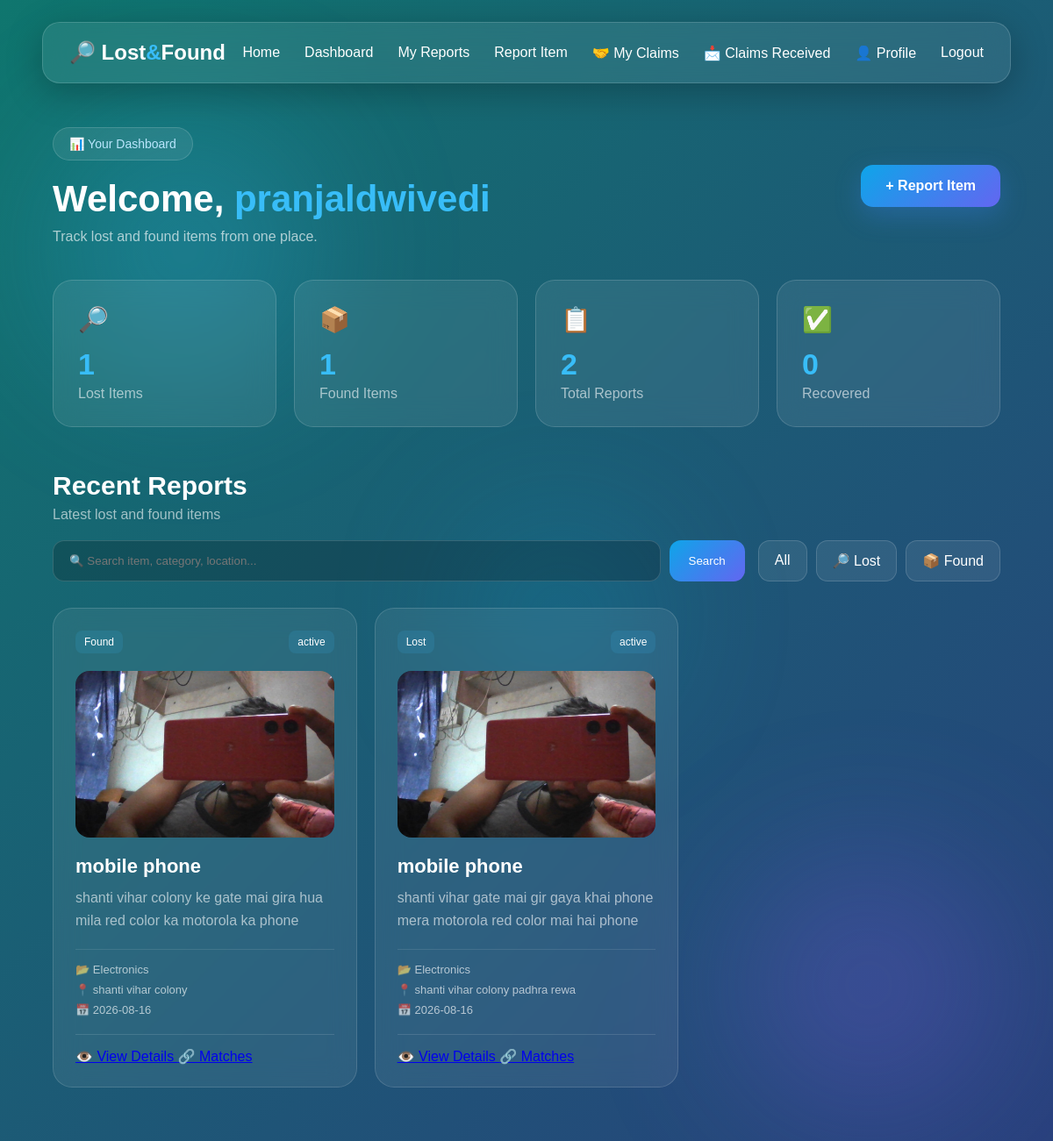
/dashboard (signed in), run on the app's committed database.
### tables this page shows
CREATE TABLE items (

            id INTEGER PRIMARY KEY AUTOINCREMENT,

            user_id INTEGER NOT NULL,

            item_type TEXT NOT NULL,

            item_name TEXT NOT NULL,

            category TEXT NOT NULL,

            description TEXT,

            location TEXT NOT NULL,

            item_date TEXT NOT NULL,

            image TEXT,

            status TEXT DEFAULT 'active',

            created_at TIMESTAMP
            DEFAULT CURRENT_TIMESTAMP, contact_info TEXT,

            FOREIGN KEY (user_id)
            REFERENCES users(id)
        );

### app.py (the view, shortened to what this page needs)
@app.route("/dashboard")
def dashboard():
    if "user_id" not in session:
        return redirect(
            url_for("login")
        )
    search = request.args.get(
        "search",
        ""
    ).strip()
    item_type = request.args.get(
        "type",
        ""
    ).strip()
    connection = get_db_connection()
    lost_count = connection.execute(
        """
        SELECT COUNT(*)
        FROM items
        WHERE item_type = 'Lost'
        """
    ).fetchone()[0]
    found_count = connection.execute(
        """
        SELECT COUNT(*)
        FROM items
        WHERE item_type = 'Found'
        """
    ).fetchone()[0]
    total_count = connection.execute(
        """
        SELECT COUNT(*)
        FROM items
        """
    ).fetchone()[0]
    recovered_count = connection.execute(
        """
        SELECT COUNT(*)
        FROM items
        WHERE status = 'recovered'
        """
    ).fetchone()[0]
    query = """
        SELECT *
        FROM items
        WHERE 1=1
    """
    params = []
    if item_type in ["Lost", "Found"]:
        query += """
            AND item_type = ?
        """
        params.append(item_type)
    query += """
        ORDER BY id DESC
        LIMIT 50
    """
    items = connection.execute(
        query,
        params
    ).fetchall()
    connection.close()
    return render_template(
        "dashboard.html",
        lost_count=lost_count,
        found_count=found_count,
        total_count=total_count,
        recovered_count=recovered_count,
        items=items,
        search=search
    )

### database.py (called while the page is built)
def get_db_connection():
    connection = sqlite3.connect("lost_found.db")
    connection.row_factory = sqlite3.Row
    return connection

### templates/dashboard.html (shortened to what this page needs)
<!DOCTYPE html>
<html lang="en">
<head>
    <link rel="stylesheet" href="{{ url_for('static', filename='css/style.css') }}">
</head>
<body>
    <div class="glow glow-one"></div>
    <div class="glow glow-two"></div>
    <div class="glow glow-three"></div>
    <nav class="navbar">
        <div class="logo">
            🔎 Lost<span>&</span>Found
        </div>
        <div class="nav-links">
            <a href="{{ url_for('home') }}">
                Home
            </a>
            <a href="{{ url_for('dashboard') }}">
                Dashboard
            </a>
            <a href="{{ url_for('my_reports') }}">
                My Reports
            </a>
            <a href="{{ url_for('report') }}">
                Report Item
            </a>
            <a href="{{ url_for('my_claims') }}">
                🤝 My Claims
            </a>
            <a href="{{ url_for('claims') }}">
                📩 Claims Received
            </a>
            <a href="{{ url_for('profile') }}">
                👤 Profile
            </a>
            <a href="{{ url_for('logout') }}">
                Logout
            </a>
        </div>
    </nav>
    <main class="dashboard">
        <div class="dashboard-header">
            <div>
                <div class="badge">
                    📊 Your Dashboard
                </div>
                <h1>
                    Welcome,
                    <span>{{ session["user_name"] }}</span>
                </h1>
                <p>
                    Track lost and found items from one place.
                </p>
            </div>
            <a href="{{ url_for('report') }}" class="primary-btn">
                + Report Item
            </a>
        </div>
        <section class="dashboard-stats">
            <div class="dashboard-card">
                <div class="dashboard-icon">
                    🔎
                </div>
                <h2>
                    {{ lost_count }}
                </h2>
                <p>
                    Lost Items
                </p>
            </div>
            <div class="dashboard-card">
                <div class="dashboard-icon">
                    📦
                </div>
                <h2>
                    {{ found_count }}
                </h2>
                <p>
                    Found Items
                </p>
            </div>
            <div class="dashboard-card">
                <div class="dashboard-icon">
                    📋
                </div>
                <h2>
                    {{ total_count }}
                </h2>
                <p>
                    Total Reports
                </p>
            </div>
            <div class="dashboard-card">
                <div class="dashboard-icon">
                    ✅
                </div>
                <h2>
                    {{ recovered_count }}
                </h2>
                <p>
                    Recovered
                </p>
            </div>
        </section>
        <section class="recent-section">
            <div class="section-title">
                <div>
                    <h2>
                        Recent Reports
                    </h2>
                    <p>
                        Latest lost and found items
                    </p>
                </div>
            </div>
            <div class="dashboard-filters">
                <form method="GET" action="{{ url_for('dashboard') }}" class="search-box">
                    <input type="text" name="search" value="{{ search }}"
                        placeholder="🔍 Search item, category, location...">
                    <button type="submit">
                        Search
                    </button>
                </form>
                <div class="filter-buttons">
                    <a href="{{ url_for('dashboard') }}" class="filter-btn">
                        All
                    </a>
                    <a href="{{ url_for('dashboard', type='Lost') }}" class="filter-btn lost-filter">
                        🔎 Lost
                    </a>
                    <a href="{{ url_for('dashboard', type='Found') }}" class="filter-btn found-filter">
                        📦 Found
                    </a>
                </div>
            </div>
            <div class="items-grid">
                {% if items %}
                {% for item in items %}
                <div class="item-card">
                    <div class="item-top">
                        <span class="item-type">
                            {{ item["item_type"] }}
                        </span>
                        {% if item["status"] == "recovered" %}
                        <span class="item-status recovered-label">
                            ✅ Recovered
                        </span>
                        {% else %}
                        <span class="item-status">
                            {{ item["status"] }}
                        </span>
                        {% endif %}
                    </div>
                    {% if item["image"] %}
                    <div class="item-image">
                        <img src="{{ url_for(
                                'static',
                                filename='uploads/' + item['image']
                            ) }}" alt="{{ item['item_name'] }}">
                    </div>
                    {% else %}
                    <div class="item-image no-image">
                        📦
                    </div>
                    {% endif %}
                    <h3>
                        {{ item["item_name"] }}
                    </h3>
                    <p>
                        {{ item["description"] or
                        "No description provided." }}
                    </p>
                    <div class="item-info">
                        <span>
                            📂 {{ item["category"] }}
                        </span>
                        <span>
                            📍 {{ item["location"] }}
                        </span>
                        <span>
                            📅 {{ item["item_date"] }}
                        </span>
                    </div>
                    <div class="report-actions">
                        <a href="{{ url_for(
                                'report_details',
                                item_id=item['id']
                            ) }}" class="details-btn">
                            👁️ View Details
                        </a>
                        {% if item["status"] != "recovered" %}
                        <a href="{{ url_for(
                                'matches',
                                item_id=item['id']
                            ) }}" class="details-btn">
                            🔗 Matches
                        </a>
                        {% endif %}
                    </div>
                </div>
                {% endfor %}
                {% endif %}
            </div>
        </section>
    </main>
</body>
</html>

### data on the page
items: item_type "Found", status "active", image (picture), item_name "mobile phone", description "shanti vihar colony ke gate mai gira hua mila red color ka motorola ka phone", category "Electronics", location "shanti vihar colony", item_date "2026-08-16"
items: item_type "Lost", status "active", image (picture), item_name "mobile phone", description "shanti vihar gate mai gir gaya khai phone mera motorola red color mai hai phone", category "Electronics", location "shanti vihar colony padhra rewa", item_date "2026-08-16"

### other printed values
{{ session["user_name"] }} "pranjaldwivedi"
{{ lost_count }} "1"
{{ found_count }} "1"
{{ total_count }} "2"
{{ recovered_count }} "0"
